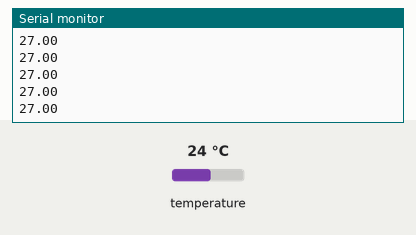
The sketch below on a simulated Arduino Uno, built with avr-gcc and run on an emulated ATmega328P. Parts: the last lines printed to the serial monitor. The test bench sets the inputs (shaded band); at power-on: temperature 24 °C.

Above: at 1.2 s.
1.3 s: temperature set to 12 °C
At 1.9 s:
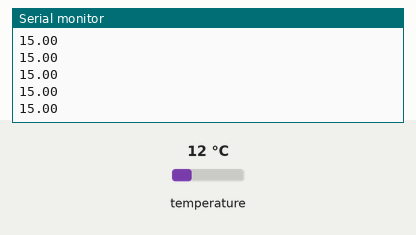
2.8 s: temperature set to 19 °C
At 3.7 s:
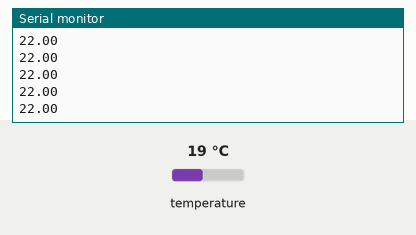
Timing chart, 0 to 5.8 s (numbered marks = the images above; inputs shaded):
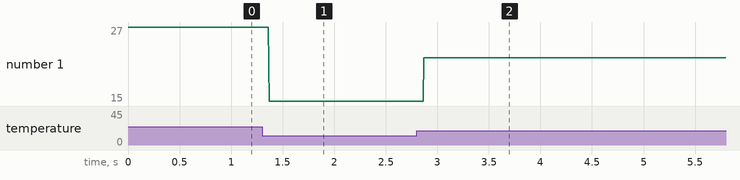

The sketch:

temp_sensor.ino
```cpp
#include "MAX30105.h"

MAX30105 sensor;


void setup() {
 Serial.begin(9600);
 sensor.begin(Wire, I2C_SPEED_FAST);


 sensor.setup();
 sensor.enableDIETEMPRDY();

}

void loop() {
  float temperature = sensor.readTemperature();
  Serial.println(temperature+3);


}
```

Measured:
- after the input at 1.3 s, the serial monitor: prints a new line after 0.07 s (image 1)
- after the input at 2.8 s, the serial monitor: prints a new line after 0.07 s (image 2)
- plotted number 1: 27 → 15 after the input at 1.3 s, 15 → 22 after the input at 2.8 s
